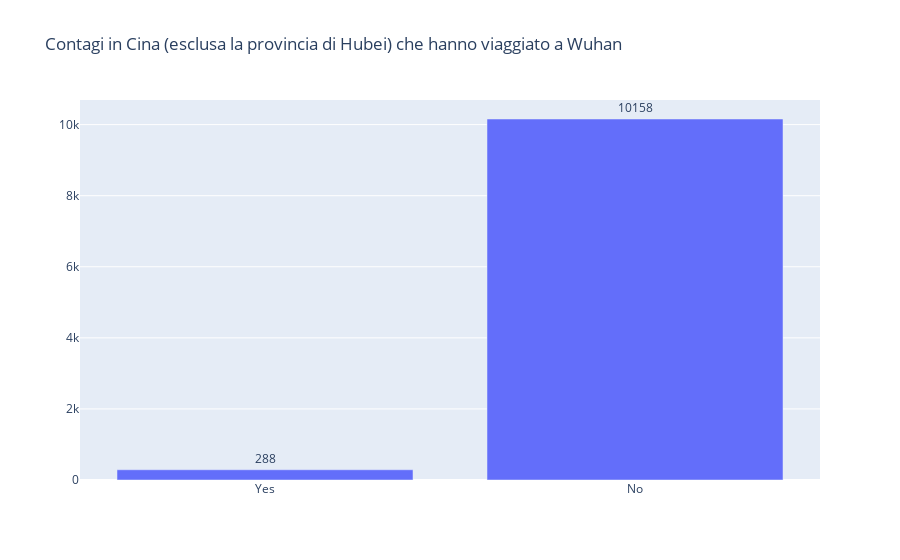

The code cell stored with this chart in its notebook:
### Markdown cell above
Con questo primo istogramma vogliamo evidenziare il numero dei contagiati che hanno o non hanno visitato Wuhan.

### Code cell
kaggleDataset = pd.read_csv("Datasets/Kaggle/COVID19_open_line_list_clean.csv")

#Recupero i dati relativi alla Cina
kaggleDatasetChina = kaggleDataset[kaggleDataset["country"] == "China"]

#Recupero il numero di persone che sono state o no a Wuhan
travelY = kaggleDatasetChina[kaggleDatasetChina["travel_in_Wuhan"] == True]["travel_in_Wuhan"].count()
travelN = kaggleDatasetChina[kaggleDatasetChina["travel_in_Wuhan"] == False]["travel_in_Wuhan"].count()

#Imposto i dati
label = ["Yes", "No"]
travel = pd.DataFrame([travelY, travelN])

#Creo il grafico
fig = go.Figure()
fig.add_trace(go.Bar(x=label, y=travel[0], text=travel[0], textposition='outside'))
fig.update_layout(title='Contagi in Cina (esclusa la provincia di Hubei) che hanno viaggiato a Wuhan')
fig.show()

### Figure 1 — Plotly figure (JSON) as saved in the notebook; plotly's stock layout.template omitted (floating-point values rounded to 4 significant figures)
{"data": [{"text": [288, 10158], "textposition": "outside", "type": "bar", "x": ["Yes", "No"], "y": [288, 10158]}], "layout": {"title": {"text": "Contagi in Cina (esclusa la provincia di Hubei) che hanno viaggiato a Wuhan"}}}
